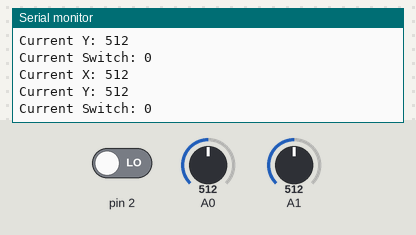
Simulated run of this sketch. Board: Arduino Uno, built with avr-gcc and run on an emulated ATmega328P. Parts: the last lines printed to the serial monitor. The test bench sets the inputs (shaded band); at power-on: A0 = 512, A1 = 512, pin 2 LOW.

Above: at 1.8 s.
1.9 s: A0 set to 716
At 2.8 s:
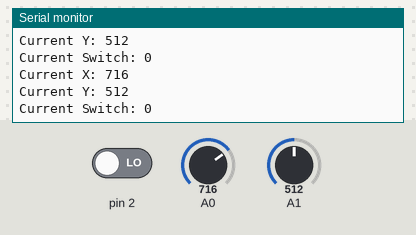
3.4 s: A1 set to 716
At 4.7 s:
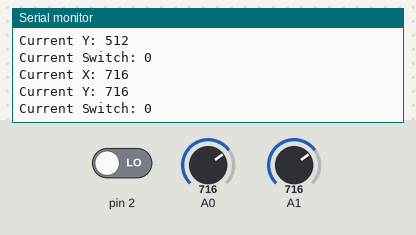
4.9 s: pin 2 driven HIGH
At 5.5 s:
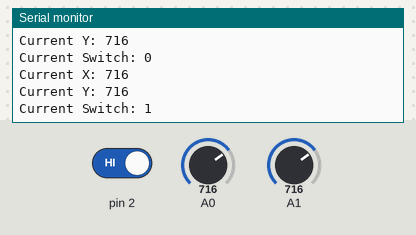
6.4 s: A0 set to 900
At 7.7 s:
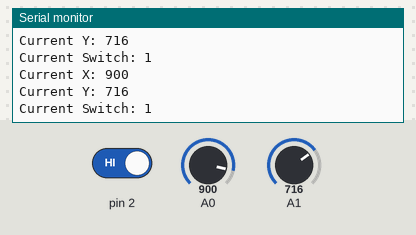
7.9 s: A1 set to 900
At 8.8 s:
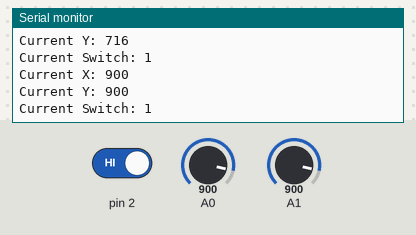
Timing chart, 0 to 10.4 s (numbered marks = the images above; inputs shaded):
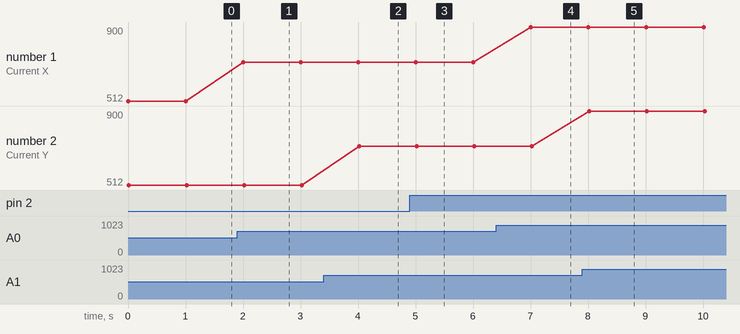

Measured:
- after the input at 1.9 s, the serial monitor: prints a new line after 0.10 s (image 1)
- after the input at 3.4 s, the serial monitor: prints a new line after 0.62 s (image 2)
- after the input at 4.9 s, the serial monitor: prints a new line after 0.14 s (image 3)
- after the input at 6.4 s, the serial monitor: prints a new line after 0.61 s (image 4)
- after the input at 7.9 s, the serial monitor: prints a new line after 0.12 s (image 5)
- plotted number 1: 512 → 716 after the input at 1.9 s, 716 → 900 after the input at 6.4 s

The sketch:

Joystick.ino
```cpp
void setup() {
  // put your setup code here, to run once:
  Serial.begin(9600);
  pinMode(2, INPUT);
}

void loop() {
  // put your main code here, to run repeatedly:
  Serial.print("Current X: ");
  Serial.println(analogRead(A0));
  Serial.print("Current Y: ");
  Serial.println(analogRead(A1));
  Serial.print("Current Switch: ");
  Serial.println(digitalRead(2));
  Serial.println();
  delay(1000);
}
```
